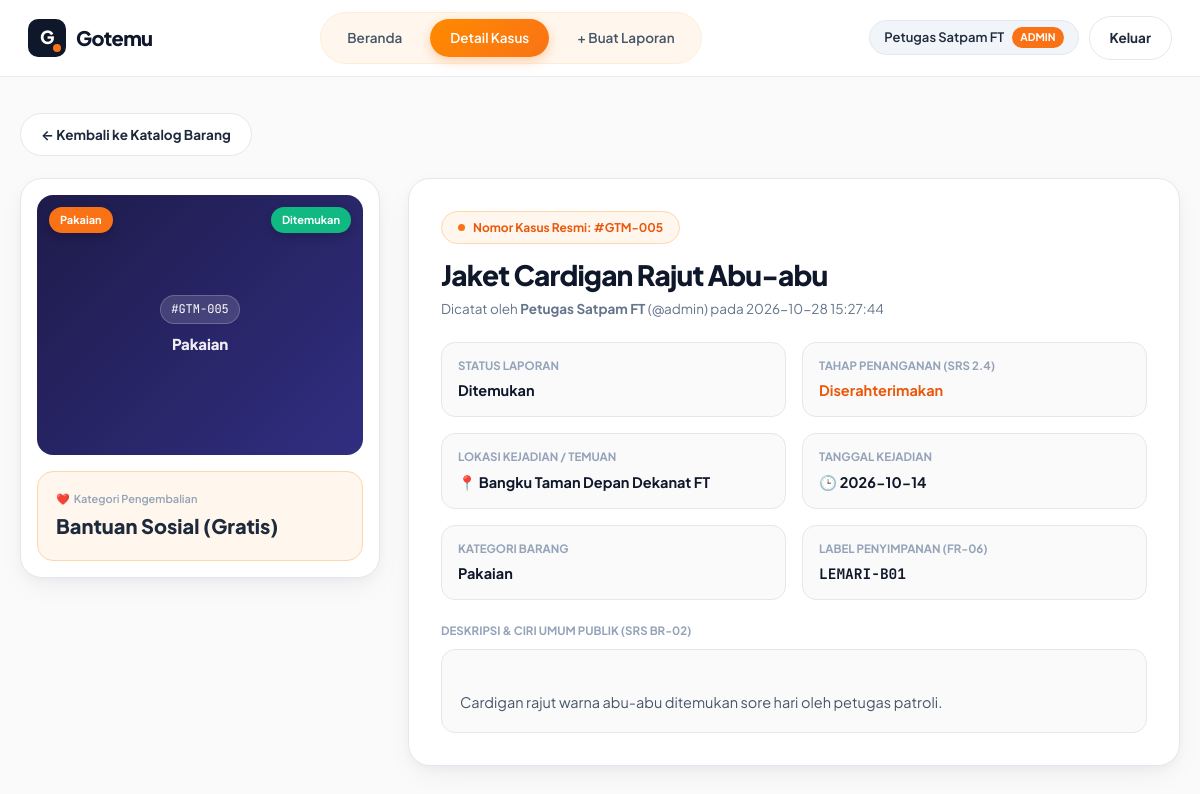
The page /detail.php?id=5 (signed in) on the database its author committed.
### tables this page shows
CREATE TABLE kasus_barang (
  id INT UNSIGNED AUTO_INCREMENT PRIMARY KEY,
  pengguna_id INT UNSIGNED NOT NULL,
  nama_barang VARCHAR(150) NOT NULL,
  kategori ENUM('Elektronik','Dokumen','Pakaian','Aksesoris','Lainnya') NOT NULL,
  status ENUM('Hilang','Ditemukan') NOT NULL,
  lokasi VARCHAR(150) NOT NULL,
  deskripsi VARCHAR(2000) NOT NULL,
  imbalan INT UNSIGNED NOT NULL DEFAULT 0,
  foto_barang VARCHAR(255) DEFAULT NULL,
  label_penyimpanan VARCHAR(50) NOT NULL DEFAULT '-',
  status_penanganan ENUM('Diterima','Dalam Penanganan','Dalam Verifikasi','Diserahterimakan','Ditutup') NOT NULL DEFAULT 'Diterima',
  tanggal_kejadian DATE NOT NULL,
  dibuat_pada DATETIME NOT NULL DEFAULT CURRENT_TIMESTAMP,
  FOREIGN KEY (pengguna_id) REFERENCES pengguna (id)
);

CREATE TABLE pengguna (
  id INT UNSIGNED AUTO_INCREMENT PRIMARY KEY,
  username VARCHAR(30) NOT NULL UNIQUE,
  nama VARCHAR(100) NOT NULL,
  peran ENUM('admin','anggota') NOT NULL DEFAULT 'anggota',
  hash_sandi VARCHAR(255) NOT NULL,
  dibuat_pada DATETIME NOT NULL DEFAULT CURRENT_TIMESTAMP
);

### sesi.php (called while the page is built, shortened)
<?php
function e(?string $teks): string
{
    return htmlspecialchars($teks ?? '', ENT_QUOTES, 'UTF-8');
}
function penggunaAktif(): ?array
{
    return [
        'id'       => $_SESSION['id'],
        'username' => $_SESSION['username'],
        'nama'     => $_SESSION['nama'],
        'peran'    => $_SESSION['peran'],
    ];
}

### detail.php (the view, shortened to what this page needs)
<?php
require_once __DIR__ . '/sesi.php';
require_once __DIR__ . '/koneksi.php';
$pengguna = penggunaAktif();
$id = filter_var($_GET['id'] ?? '', FILTER_VALIDATE_INT, ['options' => ['min_range' => 1]]);
try {
    $sql = 'SELECT k.*, u.nama AS pencatat, u.username AS username_pencatat
            FROM kasus_barang AS k
            JOIN pengguna AS u ON u.id = k.pengguna_id
            WHERE k.id = ?';
    $stmt = $db->prepare($sql);
    $stmt->bind_param('i', $id);
    $stmt->execute();
    $kasus = $stmt->get_result()->fetch_assoc();
} catch (mysqli_sql_exception $ex) {
    error_log('[Read Detail Gagal] ' . $ex->getMessage());
    http_response_code(500);
    exit('Maaf, detail kasus belum dapat ditampilkan.');
}
$nomorKasus = '#GTM-' . str_pad((string) (int) $kasus['id'], 3, '0', STR_PAD_LEFT);
$adaImbalan = ((int) $kasus['imbalan'] > 0);
$kelasKat   = 'kat-' . strtolower($kasus['kategori']);
?>
<!DOCTYPE html>
<html lang="id">
<head>
    <link rel="stylesheet" href="style.css">
</head>
<body>
    <header class="topbar">
        <div class="topbar-inner">
            <a href="daftar.php" class="brand">
                <span class="brand-logo">G</span>
                <span>Gotemu</span>
            </a>
            <nav class="nav-pills">
                <a href="daftar.php" class="nav-pill-item">Beranda</a>
                <a href="daftar.php#katalog" class="nav-pill-item active">Detail Kasus</a>
                <?php if ($pengguna['peran'] === 'admin'): ?>
                    <a href="tambah.php" class="nav-pill-item">+ Buat Laporan</a>
                <?php endif; ?>
            </nav>
            <div class="user-actions">
                <span class="user-badge">
                    <?= e($pengguna['nama']) ?>
                    <span class="role-tag"><?= e($pengguna['peran']) ?></span>
                </span>
                <a href="logout.php" class="btn btn-secondary">Keluar</a>
            </div>
        </div>
    </header>
    <main class="container" style="padding-top: 36px; padding-bottom: 80px;">
        <p style="margin-bottom: 22px;">
            <a href="daftar.php#katalog" class="btn btn-secondary">&larr; Kembali ke Katalog Barang</a>
        </p>
        <div class="detail-layout">
            <aside class="media-showcase">
                <div class="media-frame">
                    <?php if (!empty($kasus['foto_barang']) && file_exists(__DIR__ . '/' . $kasus['foto_barang'])): ?>
                        <img src="<?= e($kasus['foto_barang']) ?>" alt="<?= e($kasus['nama_barang']) ?>">
                    <?php else: ?>
                        <div class="card-visual-fallback <?= e($kelasKat) ?>">
                            <span class="fallback-code"><?= e($nomorKasus) ?></span>
                            <span class="fallback-cat"><?= e($kasus['kategori']) ?></span>
                        </div>
                    <?php endif; ?>
                    <span class="pill-top-left"><?= e($kasus['kategori']) ?></span>
                    <span class="pill-top-right <?= $kasus['status'] === 'Ditemukan' ? 'status-ditemukan' : 'status-hilang' ?>">
                        <?= e($kasus['status']) ?>
                    </span>
                </div>
                <div class="reward-highlight-box">
                    <?php if ($adaImbalan): ?>
                        <div class="reward-type"><span class="gift">🎁</span> Apresiasi Hadiah Penemu</div>
                        <div class="reward-amount is-paid" style="font-size: 22px;"><?= e(formatRupiah((int) $kasus['imbalan'])) ?></div>
                    <?php else: ?>
                        <div class="reward-type"><span class="heart">❤️</span> Kategori Pengembalian</div>
                        <div class="reward-amount" style="font-size: 20px;">Bantuan Sosial (Gratis)</div>
                    <?php endif; ?>
                </div>
            </aside>
            <article class="panel-card">
                <span class="eyebrow-pill">Nomor Kasus Resmi: <?= e($nomorKasus) ?></span>
                <h1 class="section-title" style="font-size: 28px; margin-bottom: 6px;"><?= e($kasus['nama_barang']) ?></h1>
                <p style="color: var(--slate-500); font-size: 13.5px;">
                    Dicatat oleh <strong><?= e($kasus['pencatat']) ?></strong> (@<?= e($kasus['username_pencatat']) ?>) pada <?= e($kasus['dibuat_pada']) ?>
                </p>
                <div class="dossier-grid">
                    <div class="dossier-item">
                        <div class="dossier-label">Status Laporan</div>
                        <div class="dossier-val"><?= e($kasus['status']) ?></div>
                    </div>
                    <div class="dossier-item">
                        <div class="dossier-label">Tahap Penanganan (SRS 2.4)</div>
                        <div class="dossier-val" style="color: var(--orange-600);"><?= e($kasus['status_penanganan']) ?></div>
                    </div>
                    <div class="dossier-item">
                        <div class="dossier-label">Lokasi Kejadian / Temuan</div>
                        <div class="dossier-val">📍 <?= e($kasus['lokasi']) ?></div>
                    </div>
                    <div class="dossier-item">
                        <div class="dossier-label">Tanggal Kejadian</div>
                        <div class="dossier-val">🕒 <?= e($kasus['tanggal_kejadian']) ?></div>
                    </div>
                    <div class="dossier-item">
                        <div class="dossier-label">Kategori Barang</div>
                        <div class="dossier-val"><?= e($kasus['kategori']) ?></div>
                    </div>
                    <div class="dossier-item">
                        <div class="dossier-label">Label Penyimpanan (FR-06)</div>
                        <div class="dossier-val" style="font-family: var(--font-mono);"><?= e($kasus['label_penyimpanan']) ?></div>
                    </div>
                </div>
                <div>
                    <div class="dossier-label">Deskripsi &amp; Ciri Umum Publik (SRS BR-02)</div>
                    <div style="margin-top: 8px; padding: 18px; border-radius: 14px; background: var(--bg-body); border: 1px solid var(--slate-200); white-space: pre-line; color: var(--slate-600);">
                        <?= e($kasus['deskripsi']) ?>
                    </div>
                </div>
            </article>
        </div>
    </main>
</body>
</html>

### rows shown on the page
kasus_barang: pengguna.nama "Petugas Satpam FT", pengguna.username "ADMIN", id "#GTM-005", kategori "Pakaian", status "Ditemukan", nama_barang "Jaket Cardigan Rajut Abu-abu", pengguna.username "admin", dibuat_pada "2026-10-28 15:27:44", status_penanganan "Diserahterimakan", lokasi "Bangku Taman Depan Dekanat FT", tanggal_kejadian "2026-10-14", label_penyimpanan "LEMARI-B01", deskripsi "Cardigan rajut warna abu-abu ditemukan sore hari oleh petugas patroli."
